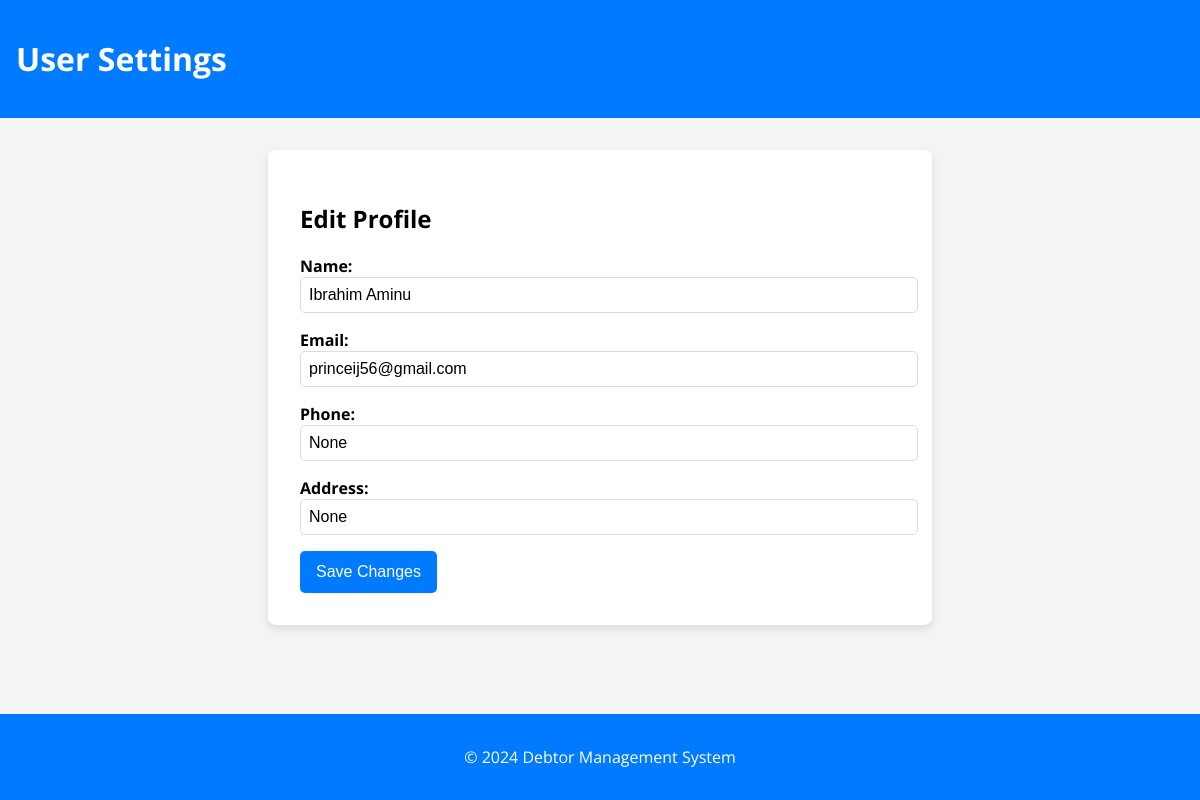
The app's page /settings (signed in), older data.
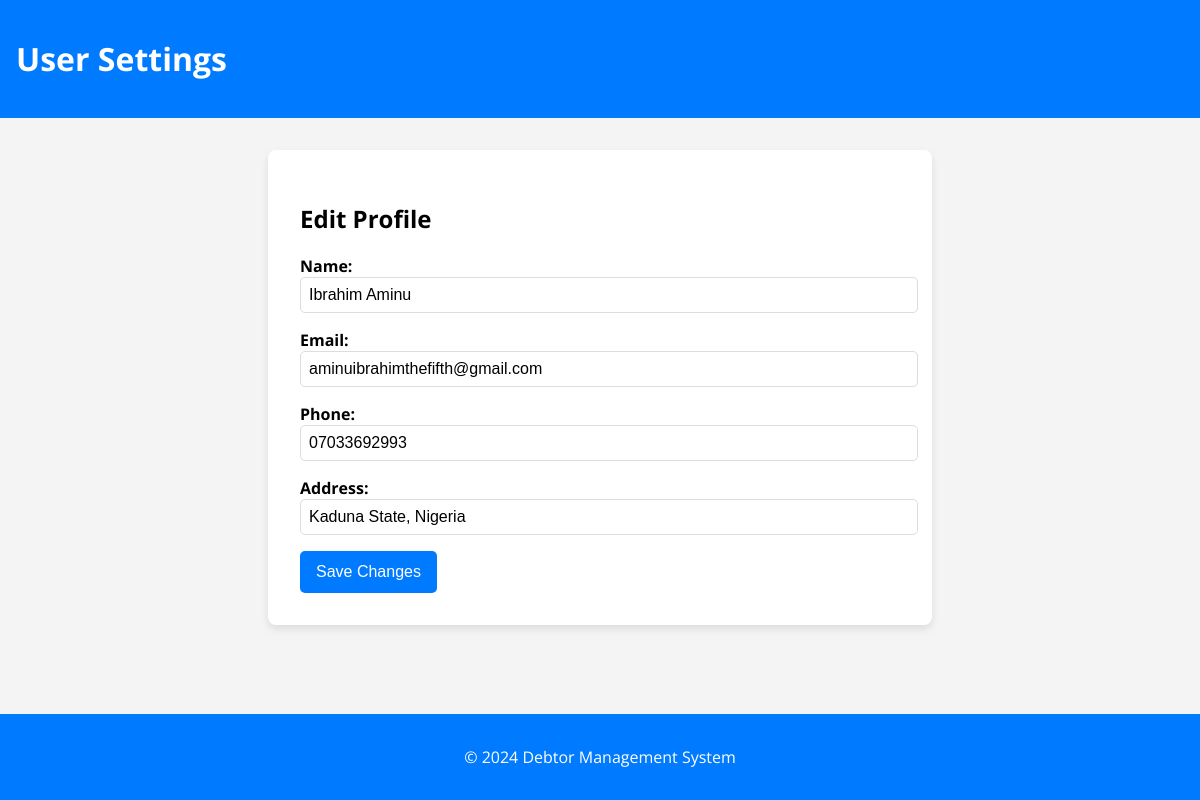
The same page, newer data.
### app/models.py (models this page shows, shortened)
class User(UserMixin, db.Model):
    __tablename__ = 'users'
    id: so.Mapped[int] = so.mapped_column(primary_key=True)
    username: so.Mapped[str] = so.mapped_column(sa.String(64), nullable=False)
    email: so.Mapped[str] = so.mapped_column(sa.String(120), nullable=False, unique=True)
    total_debtors: so.Mapped[int] = so.mapped_column(sa.Integer, default=0)
    address: so.Mapped[str] = so.mapped_column(sa.String(255), nullable=True)
    phone_number: so.Mapped[str] = so.mapped_column(sa.String(15), nullable=True)
    password_hash: so.Mapped[str] = so.mapped_column(sa.String(256))
    total_amount_due: so.Mapped[float] = so.mapped_column(sa.Float, default=0.0)

### app/routes.py (the view, shortened to what this page needs)
@app.route('/settings', methods=['GET', 'POST'])
def settings():
    return render_template('settings.html', user=current_user)

### app/models.py (called while the page is built)
@login.user_loader
def load_user(id):
    return db.session.get(User, int(id))

### app/templates/settings.html (shortened to what this page needs)
<!DOCTYPE html>
<html lang="en">
<head>
</head>
<body>
    <header>
        <h1>User Settings</h1>
    </header>
    <div class="container">
        <div class="settings-form">
            <h2>Edit Profile</h2>
	    <form action="{{ url_for('settings') }}" method="POST">
                <label for="name">Name:</label>
		<input type="text" id="name" name="name" value="{{ user.username }}">
                <label for="email">Email:</label>
		<input type="email" id="email" name="email" value="{{ user.email }}">
                <label for="phone">Phone:</label>
		<input type="tel" id="phone" name="phone" value="{{ user.phone_number }}">
                <label for="address">Address:</label>
		<input type="text" id="address" name="address" value="{{ user.address }}">
                <button type="submit">Save Changes</button>
            </form>
        </div>
    </div>
    <footer>
        <p>&copy; 2024 Debtor Management System</p>
    </footer>
</body>
</html>

### app/templates/settings.html (style rules this page uses)
body { font-family: 'Open Sans', sans-serif; display: flex; flex-direction: column; min-height: 100vh; margin: 0; background: #f4f4f4; }
header { background: #007BFF; color: #fff; padding: 1rem; text-align: center; display: flex; justify-content: space-between; align-items: center; }
.container { flex: 1; display: flex; flex-direction: column; align-items: center; padding: 2rem; }
.settings-form { background: #fff; padding: 2rem; border-radius: 8px; box-shadow: 0 4px 8px rgba(0, 0, 0, 0.1); width: 100%; max-width: 600px; text-align: left; }
.settings-form label { font-weight: bold; }
.settings-form input[type="text"], .settings-form input[type="email"], .settings-form input[type="tel"] { width: 100%; padding: 0.5rem; margin-bottom: 1rem; border: 1px solid #ddd; border-radius: 5px; font-size: 16px; }
.settings-form button { background: #007BFF; color: #fff; border: none; padding: 0.75rem 1rem; border-radius: 5px; cursor: pointer; transition: background 0.3s; font-size: 16px; }
footer { background: #007BFF; color: #fff; text-align: center; padding: 1rem; margin-top: auto; }

Row changes from the older to the newer data that the page shows:
changed User "Ibrahim Aminu": email "princeij56@gmail.com" → "aminuibrahimthefifth@gmail.com"; phone "None" → "07033692993"; address "None" → "Kaduna State, Nigeria"
